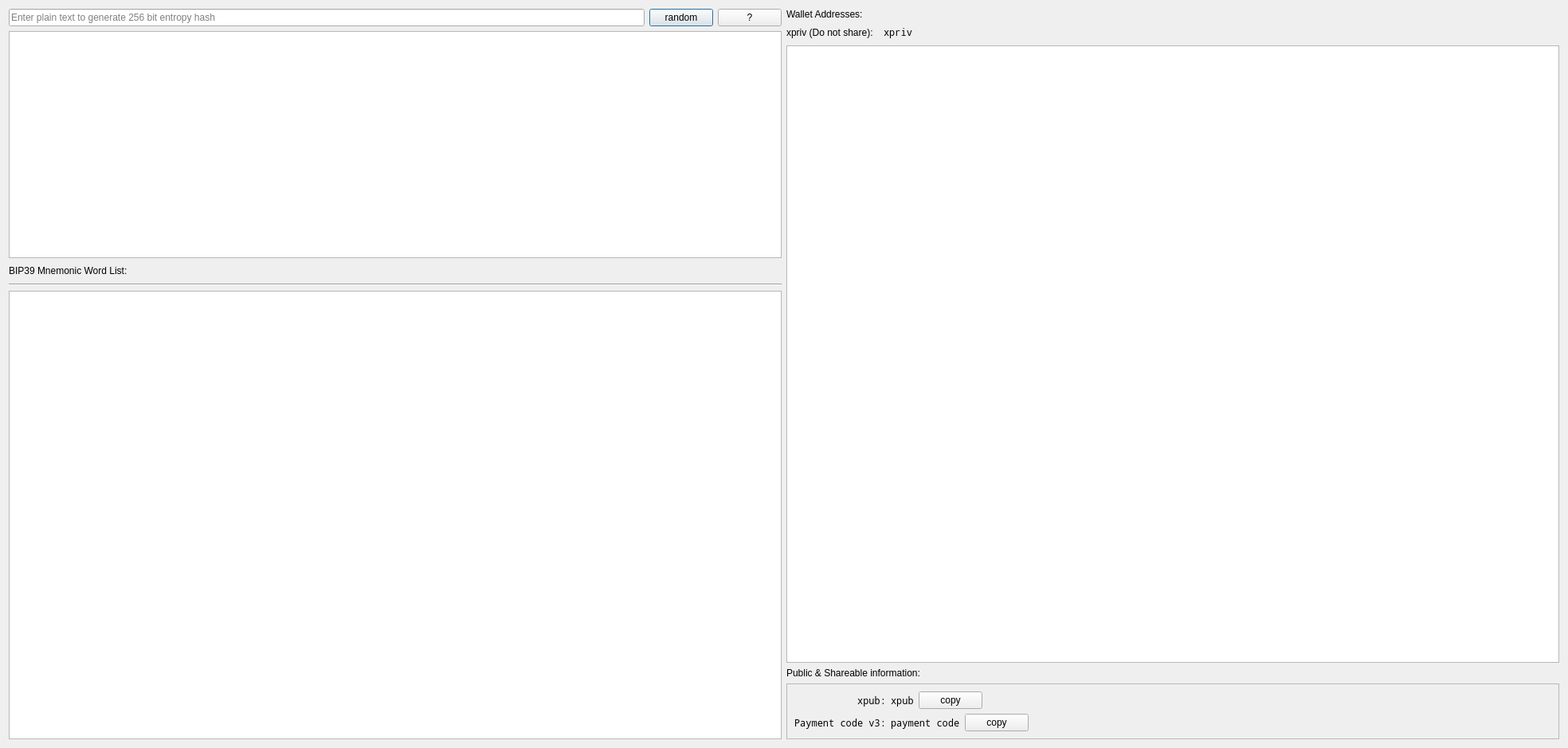
<?xml version="1.0" encoding="UTF-8"?>
<ui version="4.0">
 <class>CreateWalletDialog</class>
 <widget class="QDialog" name="CreateWalletDialog">
  <property name="geometry">
   <rect>
    <x>0</x>
    <y>0</y>
    <width>1968</width>
    <height>939</height>
   </rect>
  </property>
  <property name="windowTitle">
   <string>Create / Restore Wallet</string>
  </property>
  <layout class="QVBoxLayout" name="verticalLayout">
   <item>
    <layout class="QHBoxLayout" name="horizontalLayout">
     <property name="bottomMargin">
      <number>0</number>
     </property>
     <item>
      <layout class="QVBoxLayout" name="verticalLayout_2">
       <property name="bottomMargin">
        <number>0</number>
       </property>
       <item>
        <layout class="QHBoxLayout" name="horizontalLayoutEntropy">
         <property name="bottomMargin">
          <number>0</number>
         </property>
         <item>
          <widget class="QLineEdit" name="lineEditEntropy">
           <property name="text">
            <string/>
           </property>
           <property name="placeholderText">
            <string>Enter plain text to generate 256 bit entropy hash</string>
           </property>
          </widget>
         </item>
         <item>
          <widget class="QPushButton" name="pushButtonRandom">
           <property name="text">
            <string>random</string>
           </property>
          </widget>
         </item>
         <item>
          <widget class="QPushButton" name="pushButtonHelp">
           <property name="sizePolicy">
            <sizepolicy hsizetype="Maximum" vsizetype="Fixed">
             <horstretch>0</horstretch>
             <verstretch>0</verstretch>
            </sizepolicy>
           </property>
           <property name="text">
            <string>?</string>
           </property>
          </widget>
         </item>
        </layout>
       </item>
       <item>
        <widget class="QTextBrowser" name="textBrowserSeed">
         <property name="sizePolicy">
          <sizepolicy hsizetype="MinimumExpanding" vsizetype="Maximum">
           <horstretch>0</horstretch>
           <verstretch>0</verstretch>
          </sizepolicy>
         </property>
         <property name="minimumSize">
          <size>
           <width>935</width>
           <height>285</height>
          </size>
         </property>
         <property name="font">
          <font>
           <family>Noto Mono</family>
          </font>
         </property>
         <property name="cursorWidth">
          <number>0</number>
         </property>
         <property name="textInteractionFlags">
          <set>Qt::TextSelectableByKeyboard|Qt::TextSelectableByMouse</set>
         </property>
         <property name="searchPaths">
          <stringlist notr="true"/>
         </property>
         <property name="openLinks">
          <bool>false</bool>
         </property>
        </widget>
       </item>
       <item>
        <layout class="QHBoxLayout" name="horizontalLayout_7">
         <property name="bottomMargin">
          <number>0</number>
         </property>
         <item>
          <widget class="QLabel" name="label">
           <property name="font">
            <font>
             <weight>50</weight>
             <bold>false</bold>
            </font>
           </property>
           <property name="text">
            <string>BIP39 Mnemonic Word List:</string>
           </property>
          </widget>
         </item>
         <item>
          <spacer name="horizontalSpacer">
           <property name="orientation">
            <enum>Qt::Horizontal</enum>
           </property>
           <property name="sizeHint" stdset="0">
            <size>
             <width>40</width>
             <height>20</height>
            </size>
           </property>
          </spacer>
         </item>
        </layout>
       </item>
       <item>
        <widget class="Line" name="line_6">
         <property name="orientation">
          <enum>Qt::Horizontal</enum>
         </property>
        </widget>
       </item>
       <item>
        <widget class="QTableWidget" name="tableWidgetWords">
         <property name="sizePolicy">
          <sizepolicy hsizetype="MinimumExpanding" vsizetype="Expanding">
           <horstretch>0</horstretch>
           <verstretch>0</verstretch>
          </sizepolicy>
         </property>
         <property name="minimumSize">
          <size>
           <width>935</width>
           <height>0</height>
          </size>
         </property>
         <property name="font">
          <font>
           <family>Noto Mono</family>
          </font>
         </property>
         <attribute name="verticalHeaderVisible">
          <bool>false</bool>
         </attribute>
        </widget>
       </item>
      </layout>
     </item>
     <item>
      <layout class="QVBoxLayout" name="verticalLayout_3">
       <property name="rightMargin">
        <number>0</number>
       </property>
       <item>
        <widget class="QLabel" name="label_5">
         <property name="text">
          <string>Wallet Addresses:</string>
         </property>
        </widget>
       </item>
       <item>
        <layout class="QHBoxLayout" name="horizontalLayout_3">
         <property name="bottomMargin">
          <number>0</number>
         </property>
         <item>
          <widget class="QLabel" name="label_6">
           <property name="sizePolicy">
            <sizepolicy hsizetype="Maximum" vsizetype="Preferred">
             <horstretch>0</horstretch>
             <verstretch>0</verstretch>
            </sizepolicy>
           </property>
           <property name="text">
            <string>xpriv (Do not share):  </string>
           </property>
          </widget>
         </item>
         <item>
          <widget class="QLabel" name="labelXPriv">
           <property name="enabled">
            <bool>true</bool>
           </property>
           <property name="sizePolicy">
            <sizepolicy hsizetype="Maximum" vsizetype="Preferred">
             <horstretch>0</horstretch>
             <verstretch>0</verstretch>
            </sizepolicy>
           </property>
           <property name="font">
            <font>
             <family>Noto Mono</family>
            </font>
           </property>
           <property name="text">
            <string>xpriv</string>
           </property>
           <property name="wordWrap">
            <bool>true</bool>
           </property>
           <property name="textInteractionFlags">
            <set>Qt::TextSelectableByMouse</set>
           </property>
          </widget>
         </item>
         <item>
          <spacer name="horizontalSpacer_2">
           <property name="orientation">
            <enum>Qt::Horizontal</enum>
           </property>
           <property name="sizeHint" stdset="0">
            <size>
             <width>40</width>
             <height>20</height>
            </size>
           </property>
          </spacer>
         </item>
        </layout>
       </item>
       <item>
        <widget class="QTextBrowser" name="textBrowserAddress">
         <property name="enabled">
          <bool>true</bool>
         </property>
         <property name="sizePolicy">
          <sizepolicy hsizetype="Expanding" vsizetype="Expanding">
           <horstretch>0</horstretch>
           <verstretch>0</verstretch>
          </sizepolicy>
         </property>
         <property name="font">
          <font>
           <family>Noto Mono</family>
          </font>
         </property>
         <property name="documentTitle">
          <string notr="true"/>
         </property>
         <property name="lineWrapMode">
          <enum>QTextEdit::NoWrap</enum>
         </property>
         <property name="textInteractionFlags">
          <set>Qt::LinksAccessibleByKeyboard|Qt::TextSelectableByMouse</set>
         </property>
         <property name="openLinks">
          <bool>false</bool>
         </property>
        </widget>
       </item>
       <item>
        <widget class="QLabel" name="label_2">
         <property name="text">
          <string>Public &amp; Shareable information:</string>
         </property>
        </widget>
       </item>
       <item>
        <widget class="QFrame" name="frame">
         <property name="minimumSize">
          <size>
           <width>0</width>
           <height>0</height>
          </size>
         </property>
         <property name="frameShape">
          <enum>QFrame::StyledPanel</enum>
         </property>
         <property name="frameShadow">
          <enum>QFrame::Raised</enum>
         </property>
         <layout class="QVBoxLayout" name="verticalLayout_4">
          <item>
           <layout class="QHBoxLayout" name="horizontalLayout_4">
            <item>
             <widget class="QLabel" name="label_7">
              <property name="sizePolicy">
               <sizepolicy hsizetype="Maximum" vsizetype="Preferred">
                <horstretch>0</horstretch>
                <verstretch>0</verstretch>
               </sizepolicy>
              </property>
              <property name="font">
               <font>
                <family>Noto Mono</family>
               </font>
              </property>
              <property name="text">
               <string>           xpub:</string>
              </property>
             </widget>
            </item>
            <item>
             <widget class="QLabel" name="labelXPub">
              <property name="font">
               <font>
                <family>Noto Mono</family>
               </font>
              </property>
              <property name="text">
               <string>xpub</string>
              </property>
             </widget>
            </item>
            <item>
             <widget class="QPushButton" name="pushButtonCopyXPub">
              <property name="text">
               <string>copy</string>
              </property>
             </widget>
            </item>
            <item>
             <spacer name="horizontalSpacer_3">
              <property name="orientation">
               <enum>Qt::Horizontal</enum>
              </property>
              <property name="sizeHint" stdset="0">
               <size>
                <width>40</width>
                <height>20</height>
               </size>
              </property>
             </spacer>
            </item>
           </layout>
          </item>
          <item>
           <layout class="QHBoxLayout" name="horizontalLayout_5">
            <property name="bottomMargin">
             <number>0</number>
            </property>
            <item>
             <widget class="QLabel" name="label_3">
              <property name="sizePolicy">
               <sizepolicy hsizetype="Maximum" vsizetype="Preferred">
                <horstretch>0</horstretch>
                <verstretch>0</verstretch>
               </sizepolicy>
              </property>
              <property name="font">
               <font>
                <family>Noto Mono</family>
               </font>
              </property>
              <property name="text">
               <string>Payment code v3:</string>
              </property>
             </widget>
            </item>
            <item>
             <widget class="QLabel" name="labelv3">
              <property name="sizePolicy">
               <sizepolicy hsizetype="Maximum" vsizetype="Preferred">
                <horstretch>0</horstretch>
                <verstretch>0</verstretch>
               </sizepolicy>
              </property>
              <property name="font">
               <font>
                <family>Noto Mono</family>
               </font>
              </property>
              <property name="text">
               <string>payment code</string>
              </property>
              <property name="wordWrap">
               <bool>true</bool>
              </property>
             </widget>
            </item>
            <item>
             <widget class="QPushButton" name="pushButtonCopyV3">
              <property name="text">
               <string>copy</string>
              </property>
             </widget>
            </item>
            <item>
             <spacer name="horizontalSpacer_4">
              <property name="orientation">
               <enum>Qt::Horizontal</enum>
              </property>
              <property name="sizeHint" stdset="0">
               <size>
                <width>40</width>
                <height>20</height>
               </size>
              </property>
             </spacer>
            </item>
           </layout>
          </item>
         </layout>
        </widget>
       </item>
      </layout>
     </item>
    </layout>
   </item>
  </layout>
 </widget>
 <resources/>
 <connections/>
</ui>
